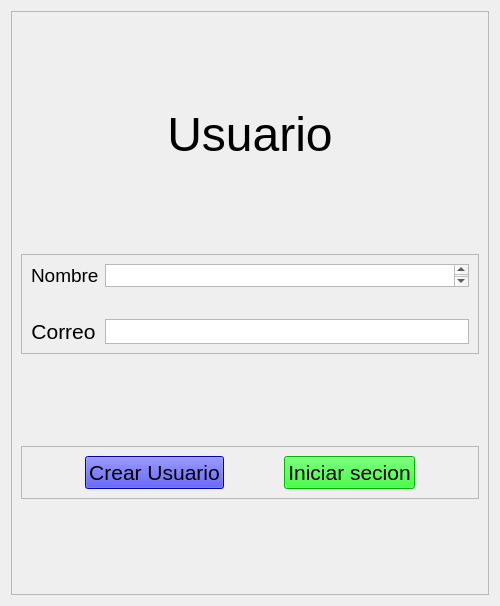
<?xml version="1.0" encoding="UTF-8"?>
<ui version="4.0">
 <class>Crae_usuario</class>
 <widget class="QWidget" name="Crae_usuario">
  <property name="geometry">
   <rect>
    <x>0</x>
    <y>0</y>
    <width>500</width>
    <height>606</height>
   </rect>
  </property>
  <property name="sizePolicy">
   <sizepolicy hsizetype="Fixed" vsizetype="Fixed">
    <horstretch>0</horstretch>
    <verstretch>0</verstretch>
   </sizepolicy>
  </property>
  <property name="windowTitle">
   <string>Inicio</string>
  </property>
  <layout class="QHBoxLayout" name="horizontalLayout">
   <item>
    <widget class="QFrame" name="frame">
     <property name="sizePolicy">
      <sizepolicy hsizetype="Minimum" vsizetype="Minimum">
       <horstretch>0</horstretch>
       <verstretch>0</verstretch>
      </sizepolicy>
     </property>
     <property name="frameShape">
      <enum>QFrame::StyledPanel</enum>
     </property>
     <property name="frameShadow">
      <enum>QFrame::Raised</enum>
     </property>
     <layout class="QVBoxLayout" name="verticalLayout">
      <item>
       <widget class="QLabel" name="label_3">
        <property name="sizePolicy">
         <sizepolicy hsizetype="Preferred" vsizetype="Fixed">
          <horstretch>0</horstretch>
          <verstretch>0</verstretch>
         </sizepolicy>
        </property>
        <property name="font">
         <font>
          <family>SansSerif</family>
          <pointsize>36</pointsize>
         </font>
        </property>
        <property name="layoutDirection">
         <enum>Qt::LeftToRight</enum>
        </property>
        <property name="text">
         <string>Usuario</string>
        </property>
        <property name="alignment">
         <set>Qt::AlignCenter</set>
        </property>
       </widget>
      </item>
      <item>
       <widget class="QFrame" name="frame_2">
        <property name="sizePolicy">
         <sizepolicy hsizetype="Preferred" vsizetype="Fixed">
          <horstretch>0</horstretch>
          <verstretch>0</verstretch>
         </sizepolicy>
        </property>
        <property name="frameShape">
         <enum>QFrame::StyledPanel</enum>
        </property>
        <property name="frameShadow">
         <enum>QFrame::Raised</enum>
        </property>
        <layout class="QFormLayout" name="formLayout">
         <item row="0" column="0">
          <widget class="QLabel" name="label_2">
           <property name="sizePolicy">
            <sizepolicy hsizetype="Fixed" vsizetype="Fixed">
             <horstretch>0</horstretch>
             <verstretch>0</verstretch>
            </sizepolicy>
           </property>
           <property name="font">
            <font>
             <family>SansSerif</family>
             <pointsize>14</pointsize>
            </font>
           </property>
           <property name="lineWidth">
            <number>1</number>
           </property>
           <property name="text">
            <string>Nombre</string>
           </property>
          </widget>
         </item>
         <item row="0" column="1">
          <widget class="QTextEdit" name="nombreEdit">
           <property name="sizePolicy">
            <sizepolicy hsizetype="Expanding" vsizetype="Ignored">
             <horstretch>0</horstretch>
             <verstretch>0</verstretch>
            </sizepolicy>
           </property>
          </widget>
         </item>
         <item row="2" column="0">
          <widget class="QLabel" name="label">
           <property name="sizePolicy">
            <sizepolicy hsizetype="Fixed" vsizetype="Fixed">
             <horstretch>0</horstretch>
             <verstretch>0</verstretch>
            </sizepolicy>
           </property>
           <property name="font">
            <font>
             <family>SansSerif</family>
             <pointsize>16</pointsize>
            </font>
           </property>
           <property name="layoutDirection">
            <enum>Qt::RightToLeft</enum>
           </property>
           <property name="text">
            <string>&lt;html&gt;&lt;head/&gt;&lt;body&gt;&lt;p align=&quot;center&quot;&gt;Correo&lt;/p&gt;&lt;/body&gt;&lt;/html&gt;</string>
           </property>
          </widget>
         </item>
         <item row="2" column="1">
          <widget class="QTextEdit" name="correoEdit_2">
           <property name="sizePolicy">
            <sizepolicy hsizetype="Minimum" vsizetype="Ignored">
             <horstretch>0</horstretch>
             <verstretch>0</verstretch>
            </sizepolicy>
           </property>
          </widget>
         </item>
         <item row="1" column="0" colspan="2">
          <spacer name="spacer">
           <property name="orientation">
            <enum>Qt::Vertical</enum>
           </property>
           <property name="sizeType">
            <enum>QSizePolicy::Minimum</enum>
           </property>
           <property name="sizeHint" stdset="0">
            <size>
             <width>80</width>
             <height>20</height>
            </size>
           </property>
          </spacer>
         </item>
        </layout>
       </widget>
      </item>
      <item>
       <widget class="QFrame" name="Crear_usuario">
        <property name="sizePolicy">
         <sizepolicy hsizetype="Preferred" vsizetype="Fixed">
          <horstretch>0</horstretch>
          <verstretch>0</verstretch>
         </sizepolicy>
        </property>
        <property name="frameShape">
         <enum>QFrame::StyledPanel</enum>
        </property>
        <property name="frameShadow">
         <enum>QFrame::Raised</enum>
        </property>
        <layout class="QHBoxLayout" name="horizontalLayout_4">
         <item>
          <widget class="QPushButton" name="crearButton">
           <property name="sizePolicy">
            <sizepolicy hsizetype="Fixed" vsizetype="Fixed">
             <horstretch>0</horstretch>
             <verstretch>0</verstretch>
            </sizepolicy>
           </property>
           <property name="font">
            <font>
             <family>SansSerif</family>
             <pointsize>16</pointsize>
            </font>
           </property>
           <property name="styleSheet">
            <string notr="true">background-color: rgb(0, 0, 255);</string>
           </property>
           <property name="text">
            <string>Crear Usuario</string>
           </property>
          </widget>
         </item>
         <item>
          <widget class="QPushButton" name="iniciarButton">
           <property name="sizePolicy">
            <sizepolicy hsizetype="Fixed" vsizetype="Fixed">
             <horstretch>0</horstretch>
             <verstretch>0</verstretch>
            </sizepolicy>
           </property>
           <property name="font">
            <font>
             <family>SansSerif</family>
             <pointsize>16</pointsize>
            </font>
           </property>
           <property name="styleSheet">
            <string notr="true">background-color: rgb(0, 255, 0);</string>
           </property>
           <property name="text">
            <string>Iniciar secion</string>
           </property>
          </widget>
         </item>
        </layout>
       </widget>
      </item>
     </layout>
    </widget>
   </item>
  </layout>
 </widget>
 <resources/>
 <connections/>
</ui>
